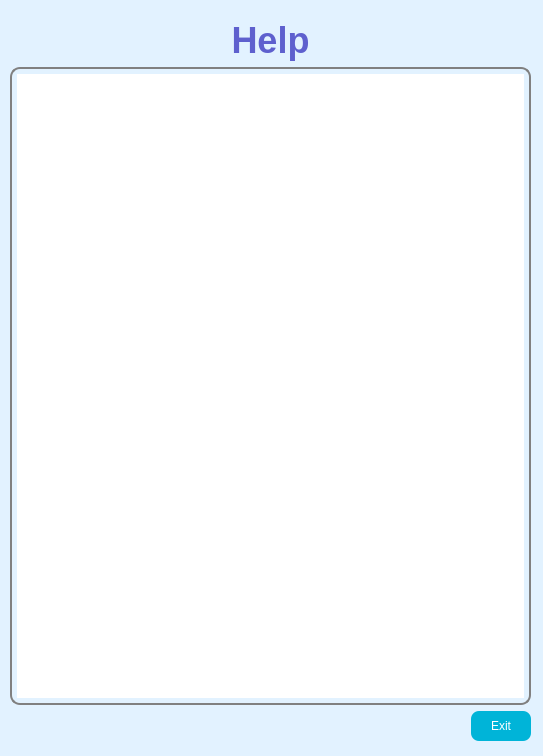
<?xml version="1.0" encoding="UTF-8"?>
<ui version="4.0">
 <class>DlgHelp</class>
 <widget class="QDialog" name="DlgHelp">
  <property name="geometry">
   <rect>
    <x>0</x>
    <y>0</y>
    <width>543</width>
    <height>756</height>
   </rect>
  </property>
  <property name="palette">
   <palette>
    <active>
     <colorrole role="Button">
      <brush brushstyle="SolidPattern">
       <color alpha="255">
        <red>226</red>
        <green>242</green>
        <blue>255</blue>
       </color>
      </brush>
     </colorrole>
     <colorrole role="Base">
      <brush brushstyle="SolidPattern">
       <color alpha="255">
        <red>226</red>
        <green>242</green>
        <blue>255</blue>
       </color>
      </brush>
     </colorrole>
     <colorrole role="Window">
      <brush brushstyle="SolidPattern">
       <color alpha="255">
        <red>226</red>
        <green>242</green>
        <blue>255</blue>
       </color>
      </brush>
     </colorrole>
    </active>
    <inactive>
     <colorrole role="Button">
      <brush brushstyle="SolidPattern">
       <color alpha="255">
        <red>226</red>
        <green>242</green>
        <blue>255</blue>
       </color>
      </brush>
     </colorrole>
     <colorrole role="Base">
      <brush brushstyle="SolidPattern">
       <color alpha="255">
        <red>226</red>
        <green>242</green>
        <blue>255</blue>
       </color>
      </brush>
     </colorrole>
     <colorrole role="Window">
      <brush brushstyle="SolidPattern">
       <color alpha="255">
        <red>226</red>
        <green>242</green>
        <blue>255</blue>
       </color>
      </brush>
     </colorrole>
    </inactive>
    <disabled>
     <colorrole role="Button">
      <brush brushstyle="SolidPattern">
       <color alpha="255">
        <red>226</red>
        <green>242</green>
        <blue>255</blue>
       </color>
      </brush>
     </colorrole>
     <colorrole role="Base">
      <brush brushstyle="SolidPattern">
       <color alpha="255">
        <red>226</red>
        <green>242</green>
        <blue>255</blue>
       </color>
      </brush>
     </colorrole>
     <colorrole role="Window">
      <brush brushstyle="SolidPattern">
       <color alpha="255">
        <red>226</red>
        <green>242</green>
        <blue>255</blue>
       </color>
      </brush>
     </colorrole>
    </disabled>
   </palette>
  </property>
  <property name="windowTitle">
   <string>Help</string>
  </property>
  <property name="styleSheet">
   <string notr="true">QDialog {
	background-color: #e2f2ff;
}

QPushButton {
	background-color: #00b4d8;
	color: white;
	border-radius: 8px;
	font-family: &quot;Readex Pro&quot;;
	font: 12px;
}

QPushButton::hover{
	border: 3px solid #0077b6;
}

QTextBrowser {
	border: 2px  solid gray;
	border-radius: 10px;
	padding: 5px;
	font-family:  &quot;Readex Pro&quot;;
	font: 12px;

}


QLabel#lblHeader {
	color: #5E60CE;
	font-family: &quot;Raleway&quot;;
	font-size: 36px;	
	font-weight: bold;
	margin: 0;
}</string>
  </property>
  <widget class="QWidget" name="">
   <property name="geometry">
    <rect>
     <x>10</x>
     <y>20</y>
     <width>521</width>
     <height>721</height>
    </rect>
   </property>
   <layout class="QVBoxLayout" name="lytMain">
    <item>
     <widget class="QLabel" name="lblHeader">
      <property name="text">
       <string>Help</string>
      </property>
      <property name="alignment">
       <set>Qt::AlignCenter</set>
      </property>
     </widget>
    </item>
    <item>
     <widget class="QTextBrowser" name="tbrDocument"/>
    </item>
    <item>
     <layout class="QHBoxLayout" name="lytButton">
      <item>
       <spacer name="horizontalSpacer">
        <property name="orientation">
         <enum>Qt::Horizontal</enum>
        </property>
        <property name="sizeHint" stdset="0">
         <size>
          <width>40</width>
          <height>20</height>
         </size>
        </property>
       </spacer>
      </item>
      <item>
       <widget class="QPushButton" name="btnExit">
        <property name="minimumSize">
         <size>
          <width>60</width>
          <height>30</height>
         </size>
        </property>
        <property name="text">
         <string>Exit</string>
        </property>
       </widget>
      </item>
     </layout>
    </item>
   </layout>
  </widget>
 </widget>
 <resources>
  <include location="../resource/resource.qrc"/>
 </resources>
 <connections/>
</ui>
